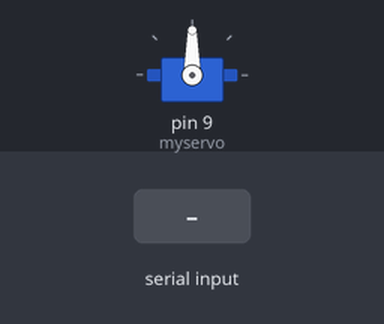
The sketch below on a simulated Arduino Uno, built with avr-gcc and run on an emulated ATmega328P. Shown: servo. Inputs (shaded band) come from the test bench.

Above: at 1.2 s.
1.3 s: "R" received over Serial
At 1.45 s:
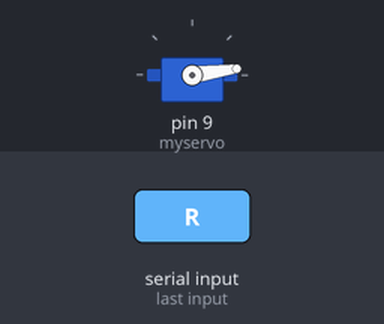
4.3 s: "L" received over Serial
At 7.7 s:
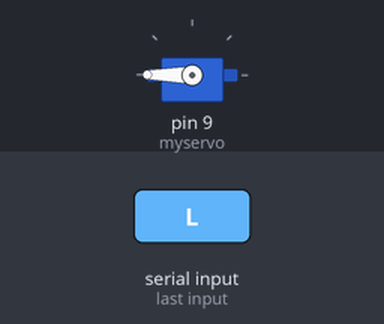
Timing chart, 0 to 9.2 s (numbered marks = the images above; inputs shaded):
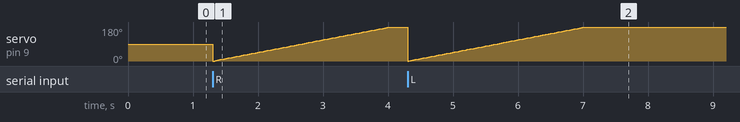

The sketch:

lab5_1arduino.ino
```cpp
/* by created 2006
 by David A. Mellis
 modified 30 Aug 2011
 by Tom Igoe and Scott Fitzgerald
 Modified by Paula Teixeira - 03/01/14
for Physical Computing Lab 4
*/

#include <Servo.h>

Servo myservo;
byte incomingByte;      // a variable to read incoming serial data into
int pos = 0;

void setup() {
  // initialize serial communication:
  Serial.begin(9600);
  myservo.attach(9);
}

void loop() {
  // see if there's incoming serial data:
  if (Serial.available()) {
    // read the oldest byte in the serial buffer:
    incomingByte = Serial.read();

    if (incomingByte == 'R') {
       for(pos = 0; pos <= 180; pos += 1)  // goes from 0 degrees to 180 degrees
        {                                  // in steps of 1 degree
          myservo.write(pos);              // tell servo to go to position in variable 'pos'
          delay(15);                       // waits 15ms for the servo to reach the position
        }
      }


    if (incomingByte == 'L') {
       for(pos = 0; pos <= 180; pos += 1)  // goes from 0 degrees to 180 degrees
        {                                  // in steps of 1 degree
          myservo.write(pos);              // tell servo to go to position in variable 'pos'
          delay(15);                       // waits 15ms for the servo to reach the position
        }
      }
  }
}
```
